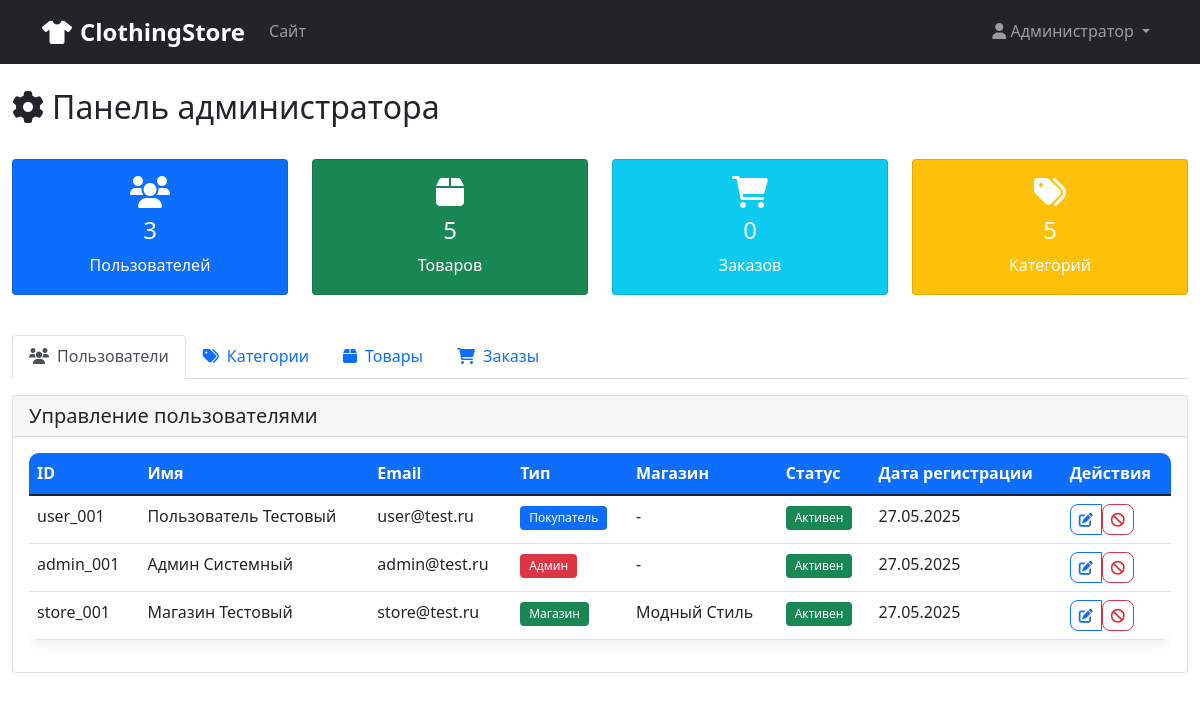
/admin.php (signed in), run on the app's committed database.
### tables this page shows
CREATE TABLE IF NOT EXISTS users (
    id VARCHAR(255) PRIMARY KEY,
    email VARCHAR(255) UNIQUE NOT NULL,
    password VARCHAR(255) NOT NULL,
    first_name VARCHAR(255),
    last_name VARCHAR(255),
    phone VARCHAR(255),
    user_type ENUM('customer', 'store', 'admin') NOT NULL DEFAULT 'customer',
    store_name VARCHAR(255),
    is_active BOOLEAN NOT NULL DEFAULT TRUE,
    created_at TIMESTAMP DEFAULT CURRENT_TIMESTAMP,
    updated_at TIMESTAMP DEFAULT CURRENT_TIMESTAMP ON UPDATE CURRENT_TIMESTAMP
);

### admin.php (the view, shortened to what this page needs)
<?php
require_once 'config.php';
$stats = [];
$stmt = $pdo->query("SELECT COUNT(*) as total FROM users");
$stats['users'] = $stmt->fetch()['total'];
$stmt = $pdo->query("SELECT COUNT(*) as total FROM products WHERE is_active = 1");
$stats['products'] = $stmt->fetch()['total'];
$stmt = $pdo->query("SELECT COUNT(*) as total FROM orders");
$stats['orders'] = $stmt->fetch()['total'];
$stmt = $pdo->query("SELECT COUNT(*) as total FROM categories");
$stats['categories'] = $stmt->fetch()['total'];
$stmt = $pdo->query("SELECT * FROM users ORDER BY created_at DESC");
$users = $stmt->fetchAll(PDO::FETCH_ASSOC);
?>
<!DOCTYPE html>
<html lang="ru">
<head>
    <link href="https://cdn.jsdelivr.net/npm/bootstrap@5.1.3/dist/css/bootstrap.min.css" rel="stylesheet">
    <link href="https://cdnjs.cloudflare.com/ajax/libs/font-awesome/6.0.0/css/all.min.css" rel="stylesheet">
    <link href="style.css" rel="stylesheet">
</head>
<body>
    <nav class="navbar navbar-expand-lg navbar-dark bg-dark">
        <div class="container">
            <a class="navbar-brand fw-bold" href="index.php">
                <i class="fas fa-tshirt me-2"></i>ClothingStore
            </a>
            <div class="collapse navbar-collapse">
                <ul class="navbar-nav me-auto">
                    <li class="nav-item">
                        <a class="nav-link" href="index.php">Сайт</a>
                    </li>
                </ul>
                <ul class="navbar-nav">
                    <li class="nav-item dropdown">
                        <a class="nav-link dropdown-toggle" href="#" id="userDropdown" role="button" data-bs-toggle="dropdown">
                            <i class="fas fa-user"></i> Администратор
                        </a>
                    </li>
                </ul>
            </div>
        </div>
    </nav>
    <div class="container-fluid py-4">
        <div class="d-flex justify-content-between align-items-center mb-4">
            <h2><i class="fas fa-cog me-2"></i>Панель администратора</h2>
        </div>
        <div class="row mb-4">
            <div class="col-md-3 mb-3">
                <div class="card text-center bg-primary text-white">
                    <div class="card-body">
                        <i class="fas fa-users fa-2x mb-2"></i>
                        <h4><?= $stats['users'] ?></h4>
                        <p class="mb-0">Пользователей</p>
                    </div>
                </div>
            </div>
            <div class="col-md-3 mb-3">
                <div class="card text-center bg-success text-white">
                    <div class="card-body">
                        <i class="fas fa-box fa-2x mb-2"></i>
                        <h4><?= $stats['products'] ?></h4>
                        <p class="mb-0">Товаров</p>
                    </div>
                </div>
            </div>
            <div class="col-md-3 mb-3">
                <div class="card text-center bg-info text-white">
                    <div class="card-body">
                        <i class="fas fa-shopping-cart fa-2x mb-2"></i>
                        <h4><?= $stats['orders'] ?></h4>
                        <p class="mb-0">Заказов</p>
                    </div>
                </div>
            </div>
            <div class="col-md-3 mb-3">
                <div class="card text-center bg-warning text-white">
                    <div class="card-body">
                        <i class="fas fa-tags fa-2x mb-2"></i>
                        <h4><?= $stats['categories'] ?></h4>
                        <p class="mb-0">Категорий</p>
                    </div>
                </div>
            </div>
        </div>
        <ul class="nav nav-tabs" id="adminTabs" role="tablist">
            <li class="nav-item" role="presentation">
                <button class="nav-link active" id="users-tab" data-bs-toggle="tab" data-bs-target="#users" type="button">
                    <i class="fas fa-users me-2"></i>Пользователи
                </button>
            </li>
            <li class="nav-item" role="presentation">
                <button class="nav-link" id="categories-tab" data-bs-toggle="tab" data-bs-target="#categories" type="button">
                    <i class="fas fa-tags me-2"></i>Категории
                </button>
            </li>
            <li class="nav-item" role="presentation">
                <button class="nav-link" id="products-tab" data-bs-toggle="tab" data-bs-target="#products" type="button">
                    <i class="fas fa-box me-2"></i>Товары
                </button>
            </li>
            <li class="nav-item" role="presentation">
                <button class="nav-link" id="orders-tab" data-bs-toggle="tab" data-bs-target="#orders" type="button">
                    <i class="fas fa-shopping-cart me-2"></i>Заказы
                </button>
            </li>
        </ul>
        <div class="tab-content" id="adminTabsContent">
            <div class="tab-pane fade show active" id="users" role="tabpanel">
                <div class="card mt-3">
                    <div class="card-header">
                        <h5 class="mb-0">Управление пользователями</h5>
                    </div>
                    <div class="card-body">
                        <div class="table-responsive">
                            <table class="table">
                                <thead>
                                    <tr>
                                        <th>ID</th>
                                        <th>Имя</th>
                                        <th>Email</th>
                                        <th>Тип</th>
                                        <th>Магазин</th>
                                        <th>Статус</th>
                                        <th>Дата регистрации</th>
                                        <th>Действия</th>
                                    </tr>
                                </thead>
                                <tbody>
                                    <?php foreach ($users as $user): ?>
                                        <tr>
                                            <td><?= htmlspecialchars($user['id']) ?></td>
                                            <td><?= htmlspecialchars($user['first_name'] . ' ' . $user['last_name']) ?></td>
                                            <td><?= htmlspecialchars($user['email']) ?></td>
                                            <td>
                                                <?php
                                                switch ($user['user_type']) {
                                                    case 'admin': echo '<span class="badge bg-danger">Админ</span>'; break;
                                                    case 'store': echo '<span class="badge bg-success">Магазин</span>'; break;
                                                    default: echo '<span class="badge bg-primary">Покупатель</span>';
                                                }
                                                ?>
                                            </td>
                                            <td><?= htmlspecialchars($user['store_name'] ?? '-') ?></td>
                                            <td>
                                                <?php if ($user['is_active']): ?>
                                                    <span class="badge bg-success">Активен</span>
                                                <?php else: ?>
                                                    <span class="badge bg-danger">Заблокирован</span>
                                                <?php endif; ?>
                                            </td>
                                            <td><?= date('d.m.Y', strtotime($user['created_at'])) ?></td>
                                            <td>
                                                <div class="btn-group" role="group">
                                                    <button type="button" class="btn btn-sm btn-outline-primary" onclick="editUser('<?= $user['id'] ?>')">
                                                        <i class="fas fa-edit"></i>
                                                    </button>
                                                    <form method="POST" class="d-inline">
                                                        <button type="submit" name="toggle_user_status" class="btn btn-sm btn-outline-<?= $user['is_active'] ? 'danger' : 'success' ?>">
                                                            <i class="fas fa-<?= $user['is_active'] ? 'ban' : 'check' ?>"></i>
                                                        </button>
                                                    </form>
                                                </div>
                                            </td>
                                        </tr>
                                    <?php endforeach; ?>
                                </tbody>
                            </table>
                        </div>
                    </div>
                </div>
            </div>
        </div>
    </div>
</body>
</html>

### style.css (style rules this page uses)
:root { --primary-color: #0d6efd; --secondary-color: #6c757d; --success-color: #198754; --danger-color: #dc3545; --warning-color: #ffc107; --info-color: #0dcaf0; --light-color: #f8f9fa; --dark-color: #212529; }
body { font-family: 'Segoe UI', Tahoma, Geneva, Verdana, sans-serif; line-height: 1.6; }
.navbar-brand { font-weight: 700; font-size: 1.5rem; }
.navbar-nav .nav-link { font-weight: 500; transition: color 0.3s ease; }
.btn { border-radius: 8px; font-weight: 500; transition: all 0.3s ease; }
.table { border-radius: 10px; overflow: hidden; box-shadow: 0 0 20px rgba(0,0,0,0.1); }
.table thead { background: var(--primary-color); color: white; }
.badge { font-weight: 500; padding: 0.5em 0.75em; }

### data on the page
users: id "user_001", first_name+last_name "Пользователь Тестовый", email "user@test.ru", user_type "Покупатель", store_name "-", is_active "Активен", created_at "27.05.2025"
users: id "admin_001", first_name+last_name "Админ Системный", email "admin@test.ru", user_type "Админ", store_name "-", is_active "Активен", created_at "27.05.2025"
users: id "store_001", first_name+last_name "Магазин Тестовый", email "store@test.ru", user_type "Магазин", store_name "Модный Стиль", is_active "Активен", created_at "27.05.2025"

### other printed values
$stats['users'] "3"
$stats['products'] "5"
$stats['orders'] "0"
$stats['categories'] "5"
